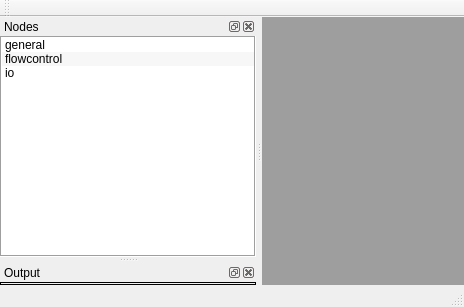
<?xml version="1.0" encoding="UTF-8"?>
<ui version="4.0">
 <class>MainWindow</class>
 <widget class="QMainWindow" name="MainWindow">
  <property name="geometry">
   <rect>
    <x>0</x>
    <y>0</y>
    <width>464</width>
    <height>307</height>
   </rect>
  </property>
  <property name="windowTitle">
   <string>PyTasky</string>
  </property>
  <property name="dockNestingEnabled">
   <bool>true</bool>
  </property>
  <property name="dockOptions">
   <set>QMainWindow::AllowNestedDocks|QMainWindow::AllowTabbedDocks|QMainWindow::AnimatedDocks|QMainWindow::VerticalTabs</set>
  </property>
  <widget class="QWidget" name="lytCanvas">
   <layout class="QGridLayout" name="lytCanvasHolder">
    <property name="leftMargin">
     <number>0</number>
    </property>
    <property name="topMargin">
     <number>0</number>
    </property>
    <property name="rightMargin">
     <number>0</number>
    </property>
    <property name="bottomMargin">
     <number>0</number>
    </property>
    <item row="0" column="0">
     <widget class="QWidget" name="wgCanvas" native="true">
      <property name="styleSheet">
       <string notr="true">background-color: rgb(158, 158, 158);</string>
      </property>
     </widget>
    </item>
   </layout>
  </widget>
  <widget class="QToolBar" name="toolBar">
   <property name="windowTitle">
    <string>toolBar</string>
   </property>
   <attribute name="toolBarArea">
    <enum>TopToolBarArea</enum>
   </attribute>
   <attribute name="toolBarBreak">
    <bool>false</bool>
   </attribute>
  </widget>
  <widget class="QStatusBar" name="statusBar"/>
  <widget class="QDockWidget" name="dckPtsNodes">
   <property name="windowTitle">
    <string>Nodes</string>
   </property>
   <attribute name="dockWidgetArea">
    <number>1</number>
   </attribute>
   <widget class="QWidget" name="dockWidgetContents">
    <layout class="QGridLayout" name="gridLayout">
     <property name="leftMargin">
      <number>0</number>
     </property>
     <property name="topMargin">
      <number>0</number>
     </property>
     <property name="rightMargin">
      <number>0</number>
     </property>
     <property name="bottomMargin">
      <number>0</number>
     </property>
     <item row="0" column="0">
      <widget class="QTreeWidget" name="treePtsNodes">
       <property name="font">
        <font>
         <pointsize>9</pointsize>
        </font>
       </property>
       <property name="frameShape">
        <enum>QFrame::Box</enum>
       </property>
       <property name="editTriggers">
        <set>QAbstractItemView::NoEditTriggers</set>
       </property>
       <property name="tabKeyNavigation">
        <bool>true</bool>
       </property>
       <property name="showDropIndicator" stdset="0">
        <bool>false</bool>
       </property>
       <property name="alternatingRowColors">
        <bool>true</bool>
       </property>
       <property name="iconSize">
        <size>
         <width>16</width>
         <height>16</height>
        </size>
       </property>
       <property name="indentation">
        <number>15</number>
       </property>
       <property name="rootIsDecorated">
        <bool>false</bool>
       </property>
       <property name="uniformRowHeights">
        <bool>true</bool>
       </property>
       <property name="headerHidden">
        <bool>true</bool>
       </property>
       <column>
        <property name="text">
         <string>Nodes</string>
        </property>
       </column>
       <item>
        <property name="text">
         <string>general</string>
        </property>
       </item>
       <item>
        <property name="text">
         <string>flowcontrol</string>
        </property>
       </item>
       <item>
        <property name="text">
         <string>io</string>
        </property>
       </item>
      </widget>
     </item>
    </layout>
   </widget>
  </widget>
  <widget class="QDockWidget" name="dckPtsStreamOut">
   <property name="windowTitle">
    <string>Output</string>
   </property>
   <attribute name="dockWidgetArea">
    <number>1</number>
   </attribute>
   <widget class="QWidget" name="dockWidgetContents_2">
    <layout class="QGridLayout" name="gridLayout_2">
     <property name="leftMargin">
      <number>0</number>
     </property>
     <property name="topMargin">
      <number>0</number>
     </property>
     <property name="rightMargin">
      <number>0</number>
     </property>
     <property name="bottomMargin">
      <number>0</number>
     </property>
     <item row="0" column="0">
      <widget class="QsciScintilla" name="qsciPtsStreamOut">
       <property name="toolTip">
        <string/>
       </property>
       <property name="whatsThis">
        <string/>
       </property>
       <property name="frameShape">
        <enum>QFrame::Box</enum>
       </property>
      </widget>
     </item>
    </layout>
   </widget>
  </widget>
 </widget>
 <customwidgets>
  <customwidget>
   <class>QsciScintilla</class>
   <extends>QFrame</extends>
   <header>Qsci/qsciscintilla.h</header>
   <container>1</container>
  </customwidget>
 </customwidgets>
 <resources/>
 <connections/>
</ui>
